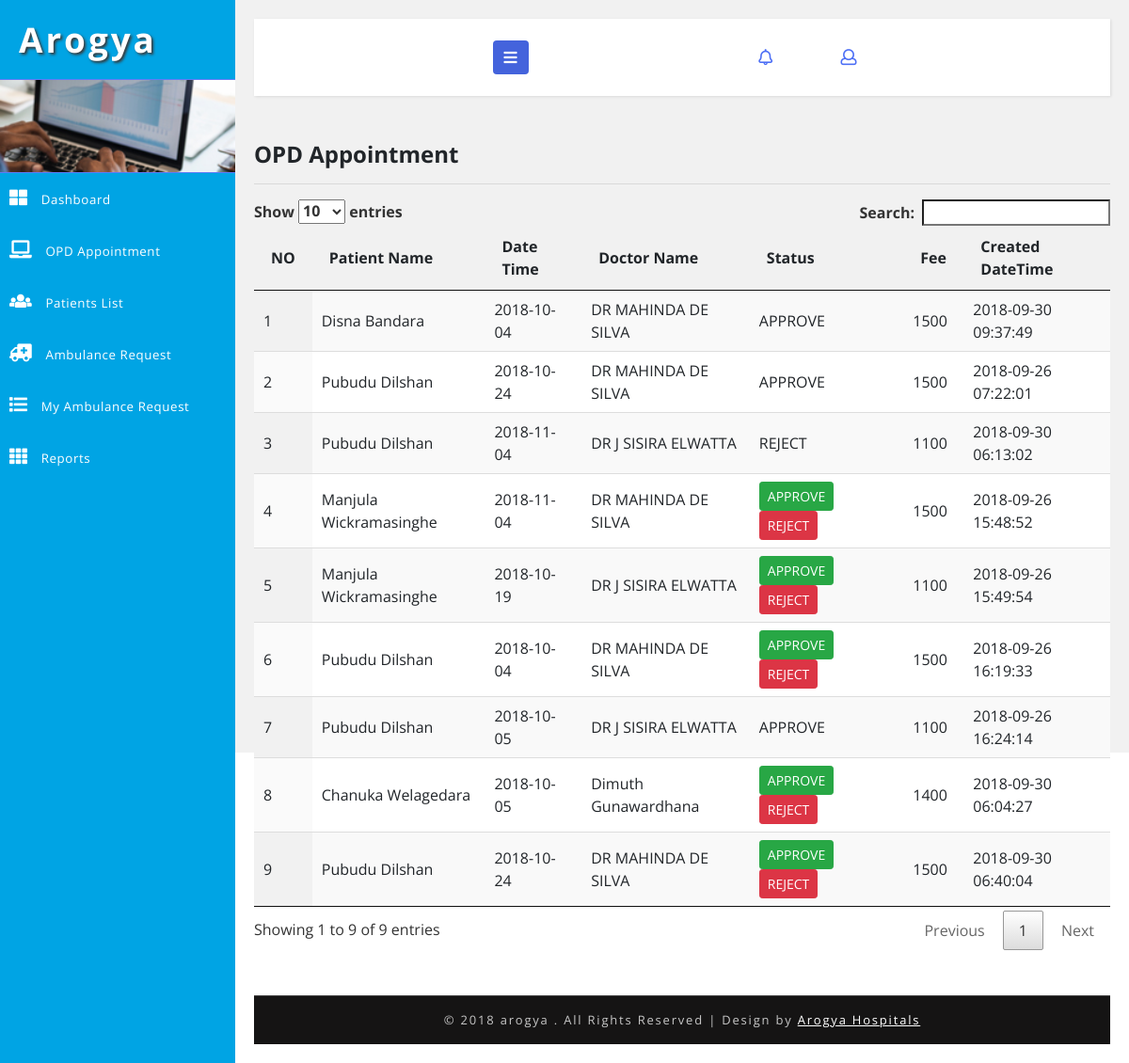
/Arogya_/arogyaadmin/opd/opd-appointment.php, run on the app's committed database.
### tables this page shows
CREATE TABLE `hms_opd_appointment` (
  `id` int(5) NOT NULL,
  `patient_id` int(5) DEFAULT NULL,
  `doctor_id` int(5) DEFAULT NULL,
  `appointment_date` varchar(30) DEFAULT NULL,
  `status_code` varchar(20) DEFAULT NULL,
  `created_date` timestamp NOT NULL DEFAULT CURRENT_TIMESTAMP ON UPDATE CURRENT_TIMESTAMP,
  `created_user` int(5) DEFAULT NULL,
  `updated_user` int(5) DEFAULT NULL,
  `fee` int(5) DEFAULT NULL
);

### Arogya_/arogyaadmin/DB.php (called while the page is built, shortened)
<?php
function getDBConnection() {
    $servername = "localhost";
    $username = "root";
    $password = "";
    $db = "hmsdb";
    $conn = mysqli_connect($servername, $username, $password, $db);
    if (!$conn) {
        die("Connection failed: " . mysqli_connect_error());
    } else {
        return $conn;
    }
}
function getData($sql) {
    $conn = getDBConnection();
    $result = mysqli_query($conn, $sql);
    if (mysqli_num_rows($result) > 0) {
        return $result;
    } else {
        return FALSE;
    }
}
?>

### Arogya_/arogyaadmin/opd/opd-appointment.php (the view, shortened to what this page needs)
<?php
include '../DB.php';
?>
<!DOCTYPE html>
<html lang="en">
    <head>
        <link rel="stylesheet" href="https://maxcdn.bootstrapcdn.com/bootstrap/3.3.7/css/bootstrap.min.css">
        <link rel="stylesheet" href="https://maxcdn.bootstrapcdn.com/font-awesome/4.7.0/css/font-awesome.min.css">
        <link href="../css/bootstrap.css" rel="stylesheet" type="text/css" media="all" />
        <link href="../css/style.css" rel="stylesheet" type="text/css" media="all" />
        <link rel="stylesheet" href="../css/style4.css">
        <link href="../css/fontawesome-all.css" rel="stylesheet">
    </head>
    <body>
        <div class="wrapper">
            <nav id="sidebar">
                <div class="sidebar-header">
                    <h1>
                        <a href="#">Arogya</a>
                    </h1>
                </div>
                <div class="profile-bg"></div>
                <?php
                include_once '../_tree_opd.php';
                ?>
            </nav>
            <div id="content">
                <?php include_once '../_top_bar.php'; ?>
                <div class="blank-page-content">
                    <h4>OPD Appointment</h4>
                    <hr>
                    <div class="row">
                        <div class="col-md-12">
                            <table id="example" class="display" cellspacing="0" width="100%">
                                <thead>
                                    <tr>
                                        <th>NO</th>
                                        <th>Patient Name</th>
                                        <th>Date Time</th>
                                        <th>Doctor Name</th>
                                        <th>Status</th>
                                        <th>Fee</th>
                                        <th>Created DateTime</th>
                                    </tr>
                                </thead>
                                <tbody>
                                    <?php
                                    $sql = "SELECT hms_opd_appointment.*,CONCAT(hms_patient.first_name,' ',hms_patient.last_name) AS patient_name,
CONCAT(hms_doctor.first_name,' ',hms_doctor.last_name) AS doctor_name FROM hms_opd_appointment
INNER JOIN hms_patient
ON hms_opd_appointment.patient_id = hms_patient.id
INNER JOIN hms_doctor
ON hms_opd_appointment.doctor_id = hms_doctor.id";
                                    $data = getData($sql);
                                    if ($data != null) {
                                        foreach ($data as $value) {
                                            ?>
                                            <tr>
                                                <td><?= $value['id'] ?></td>
                                                <td><?= $value['patient_name'] ?></td>
                                                <td><?= $value['appointment_date'] ?></td>
                                                <td><?= $value['doctor_name'] ?></td>
                                                <td>
                                                    <?php
                                                    if ($value['status_code'] == 'OPEN') {
                                                        ?>
                                                        <a href="opd-appointment.php?id=<?= $value['id'] ?>&status=APPROVE" class="btn btn-sm btn-success">
                                                            APPROVE
                                                        </a>
                                                        <a href="opd-appointment.php?id=<?= $value['id'] ?>&status=REJECT" class="btn btn-sm btn-danger">
                                                            REJECT
                                                        </a>
                                                        <?php
                                                    } else {
                                                        echo $value['status_code'];
                                                    }
                                                    ?>
                                                </td>
                                                <td><?= $value['fee'] ?></td>
                                                <td><?= $value['created_date'] ?></td>
                                            </tr>
                                            <?php
                                        }
                                    }
                                    ?>
                                </tbody>
                            </table>
                            <link href="css/jquery.dataTables.min.css" rel="stylesheet" type="text/css"/>
                        </div>
                    </div>
                </div>
                <?php include '../_footer.php'; ?>
            </div>
        </div>
        <link href="../css/jquery.dataTables.min.css" rel="stylesheet" type="text/css"/>
    </body>
</html>

### Arogya_/arogyaadmin/css/style.css (style rules this page uses)
* { margin: 0; padding: 0; }
body { background: radial-gradient(#eee, #668); height: 100vh; width: 100vw; }
html, body { margin: 0; font-size: 100%; font-family: 'Open Sans', sans-serif; background: #fff; }
.blank-page-content { min-height: 480px; }
body a { text-decoration: none; transition: 0.5s all; -webkit-transition: 0.5s all; -moz-transition: 0.5s all; -o-transition: 0.5s all; -ms-transition: 0.5s all; }
h1, h2, h3, h4, h5, h6 { margin: 0; font-weight: 700; }
.profile-bg { border: 1px solid #5d7cf7; border-left: none; border-right: none; background: url(../images/menu1.jpg)no-repeat 0px 0px; -webkit-background-size: cover; -moz-background-size: cover; -o-background-size: cover; -ms-background-size: cover; background-size: cover; min-height: 100px; }

### Arogya_/arogyaadmin/css/style4.css (style rules this page uses)
body { font-family: 'Open Sans', sans-serif; background: #f1f1f1; }
a, a:hover, a:focus { color: inherit; text-decoration: none; transition: all 0.3s; }
.wrapper { display: flex; align-items: stretch; }
#sidebar { min-width: 250px; max-width: 250px; background: #00a4e4; color: #fff; transition: all 0.3s; }
.sidebar-header h1 { font-size: 2.3em; letter-spacing: 3px; color: #fff; text-shadow: 2px 2px 3px #39393a; }
#sidebar .sidebar-header { padding: 20px; background: #00a4e4; }
#content { padding: 20px; min-height: 100vh; transition: all 0.3s; overflow: hidden; width: 100%; }

### data on the page
hms_opd_appointment: id "1", patient_name "Disna Bandara", appointment_date "2018-10-04", doctor_name "DR MAHINDA DE SILVA", status_code "APPROVE", fee "1500", created_date "2018-09-30 09:37:49"
hms_opd_appointment: id "2", patient_name "Pubudu Dilshan", appointment_date "2018-10-24", doctor_name "DR MAHINDA DE SILVA", status_code "APPROVE", fee "1500", created_date "2018-09-26 07:22:01"
hms_opd_appointment: id "3", patient_name "Pubudu Dilshan", appointment_date "2018-11-04", doctor_name "DR J SISIRA ELWATTA", status_code "REJECT", fee "1100", created_date "2018-09-30 06:13:02"
hms_opd_appointment: id "4", patient_name "Manjula Wickramasinghe", appointment_date "2018-11-04", doctor_name "DR MAHINDA DE SILVA", fee "1500", created_date "2018-09-26 15:48:52"
hms_opd_appointment: id "5", patient_name "Manjula Wickramasinghe", appointment_date "2018-10-19", doctor_name "DR J SISIRA ELWATTA", fee "1100", created_date "2018-09-26 15:49:54"
hms_opd_appointment: id "6", patient_name "Pubudu Dilshan", appointment_date "2018-10-04", doctor_name "DR MAHINDA DE SILVA", fee "1500", created_date "2018-09-26 16:19:33"
hms_opd_appointment: id "7", patient_name "Pubudu Dilshan", appointment_date "2018-10-05", doctor_name "DR J SISIRA ELWATTA", status_code "APPROVE", fee "1100", created_date "2018-09-26 16:24:14"
hms_opd_appointment: id "8", patient_name "Chanuka Welagedara", appointment_date "2018-10-05", doctor_name "Dimuth Gunawardhana", fee "1400", created_date "2018-09-30 06:04:27"
hms_opd_appointment: id "9", patient_name "Pubudu Dilshan", appointment_date "2018-10-24", doctor_name "DR MAHINDA DE SILVA", fee "1500", created_date "2018-09-30 06:40:04"
